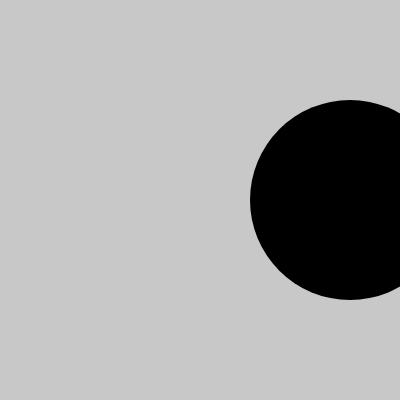
Frame 1 (no input)
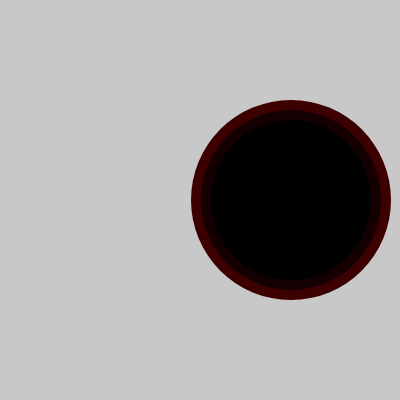
Frame 60 (no input)
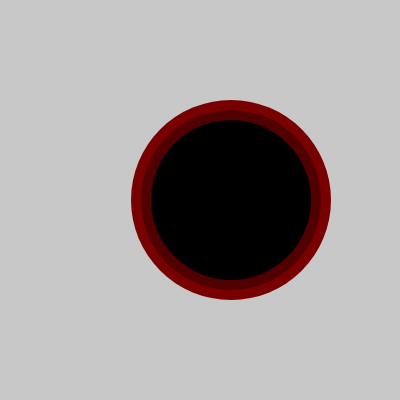
Frame 120 (the mouse pressed at the canvas centre since frame 60)

The p5.js sketch that drew these frames (run headless with seeded random() and noise() and a simulated clock; from frame 60 on, the mouse is pressed at the canvas centre):

// p5.js sketch
// ── sketch.js
var xPos = 350;
var yPos = 200;

function setup() {
createCanvas(400, 400);
}

function draw() {
background(200);

var sizeC = 200;
var colR = frameCount;

//ellipse
noStroke();
fill(colR,0,0);
ellipse(xPos,yPos,sizeC,sizeC);

//ellipse
sizeC = sizeC-20;
colR -= 40;
fill(colR,0,0);
ellipse(xPos,yPos,sizeC,sizeC);

//ellipse
sizeC = sizeC-20;
colR -= 80;
fill(colR,0,0);
ellipse(xPos,yPos,sizeC,sizeC);

//ellipse
sizeC = sizeC-20;
colR -= 80;
fill(colR,0,0);
ellipse(xPos,yPos,sizeC,sizeC);

sizeC +=5;
xPos -= 1;
console.log(frameCount);
}

//function mousePressed
